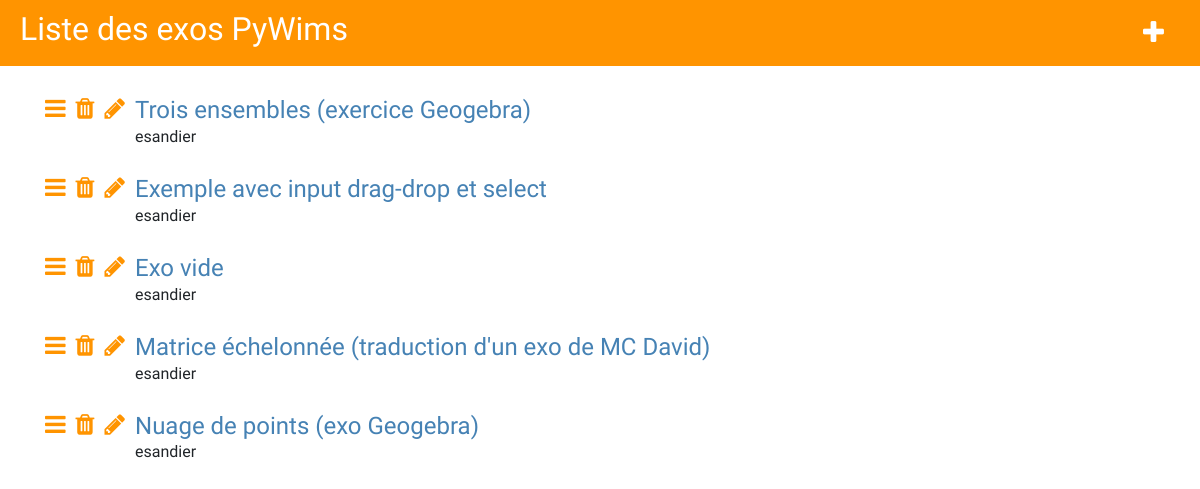
The page / on the database its author committed.
### pywims_exos/models.py (models this page shows, shortened)
class Exo(models.Model):
	layouts_enonce = {'STD': 'layout_standard_ajax.html', 'GGB': 'layout_geogebra_ajax.html'}
	layouts_corrige = {'STD': 'layout_standard_corrige.html', 'GGB': 'layout_geogebra_corrige.html'}
	EXO_LAYOUTS = (('STD', 'Standard'),	('GGB', 'Geogebra'))
	EXOS_EMPTY_GGB_FILE = os.path.join(settings.MEDIA_ROOT,'ggb_files/empty.ggb')
	block_info = {
		'STD' : [
			{'name': 'avant', 'label': 'Avant', 'langage':'python'},
			{'name': 'enonce', 'label': 'Enoncé', 'langage':'django'},
			{'name': 'apres', 'label': 'Après', 'langage':'python'},
			{'name': 'reponse', 'label': 'Réponse', 'langage':'django'}],
		'GGB' : [
			{'name': 'avant', 'label': 'Avant', 'langage':'python'},
			{'name': 'ggb_commands', 'label': 'Geogebra', 'langage':'django'},
			{'name': 'enonce', 'label': 'Enoncé', 'langage':'django'},
			{'name': 'apres', 'label': 'Après', 'langage':'python'},
			{'name': 'reponse', 'label': 'Réponse', 'langage':'django'}]}
	layout = models.CharField(max_length=3, choices=EXO_LAYOUTS, default = 'STD')
	author = models.ForeignKey('auth.User')
	title = models.CharField(max_length=200)
	ggb_file = models.FileField(upload_to = 'ggb_files', blank = True, default = '')
	avant = models.TextField(blank = True, default = '')
	ggb_commands = models.TextField(blank = True, default = '')
	enonce = models.TextField(blank = True, default = '')
	apres = models.TextField(blank = True, default = '')
	reponse = models.TextField(blank = True, default = '')

### pywims_exos/views.py (the view, shortened to what this page needs)
# urls.py: url(r'^$', views.liste_exos, name='liste_exos'),
def liste_exos(request):
	if request.method == 'GET':
		exos = Exo.objects.all().order_by('title')
		return render(request, 'pywims_exos/liste_exos.html', {'exos': exos})

### pywims_exos/templates/pywims_exos/liste_exos.html (shortened to what this page needs)
{% extends 'pywims_exos/layout_appli.html' %}
{% block contenu %}
<div class = 'titre'>
	<h1>Liste des exos PyWims</h1>
	<button id = 'plus_button' class="glyph"><span class="fa fa-plus"></span></button>
</div>
<div class="content container">
	<div class="row">
		<div class="col"  id = 'liste-exos'>
			{% for exo in exos %}
			<div class = 'item-liste'>
				<a href="{% url 'form_exo' pk=exo.pk %}" class="list-glyph">
					<span class="fa fa-bars"></span></a>
				<a href="{% url 'delete_exo' pk=exo.pk %}" class="list-glyph">
					<span class="fa fa-trash"></span></a>
				<a href="{% url 'dev_exo' pk=exo.pk %}" class="list-glyph">
					<span class="fa fa-pencil"></span></a>
				<div style = 'display:inline-block'>
					<a href="{% url 'run_exo_ajax' pk=exo.pk %}" class="list-title">
						<h1>{{ exo.title }}	</h1>
					</a>
					<p>{{ exo.author }}</p>
				</div>
			</div>
			{% endfor %}
		</div>
	</div>
</div>
{% endblock %}

### pywims_exos/static/css/pywims_exos.css (style rules this page uses)
body { font-family: 'Crete Round', serif; }
div.titre h1, div.titre h1 a, div.titre h1 a:visited, div.titre h1 a:active { color: #ffffff; font-size: 24pt; text-decoration: none; }
div.titre { background-color: #ff9400; margin-top: 0; margin-bottom: 20px; padding: 10px 10px 10px 20px; display:flex; justify-content: space-between; }
.glyph, .glyph-visited, .dev-glyph,.dev-glyph:visited { background:inherit; border:none; color: #ffffff; font-size: 20pt; margin-right: 20px; align-self:center; }
div.item-liste { display:flex; margin-top: 10px; }
div.item-liste h1, input.item-liste { font-size: 18pt; color: SteelBlue; margin: 0px; }
.list-glyph, .list-glyph:hover, .list-glyph:visited,.list-title, .list-title:hover, .list-title:visited { color: #ff9400; float: left; font-size: 18pt; margin-right: 10px; align-self:top; }

### rows shown on the page
Exo: title "Trois ensembles (exercice Geogebra)", author "esandier"
Exo: title "Exemple avec input drag-drop et select", author "esandier"
Exo: title "Exo vide", author "esandier"
Exo: title "Matrice échelonnée (traduction d'un exo de MC David)", author "esandier"
Exo: title "Nuage de points (exo Geogebra)", author "esandier"
